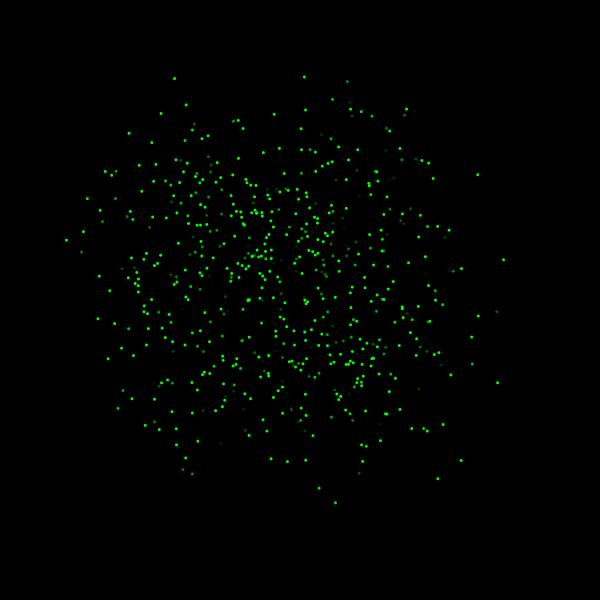
Frame 1 (no input)
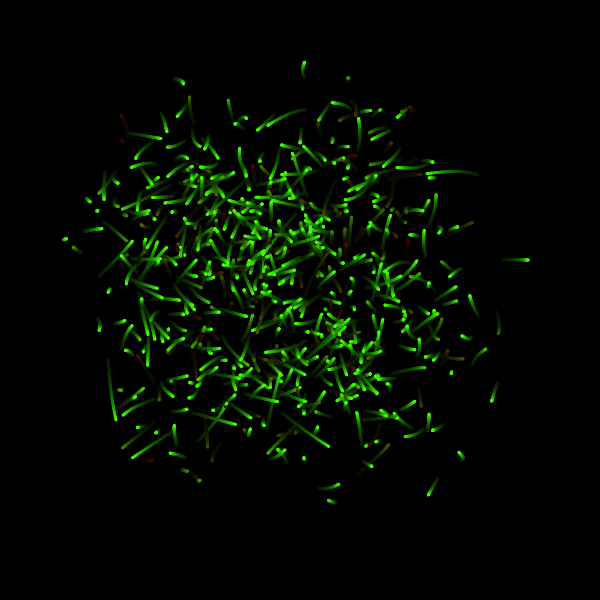
Frame 60 (the mouse pressed at the canvas centre just before this capture)
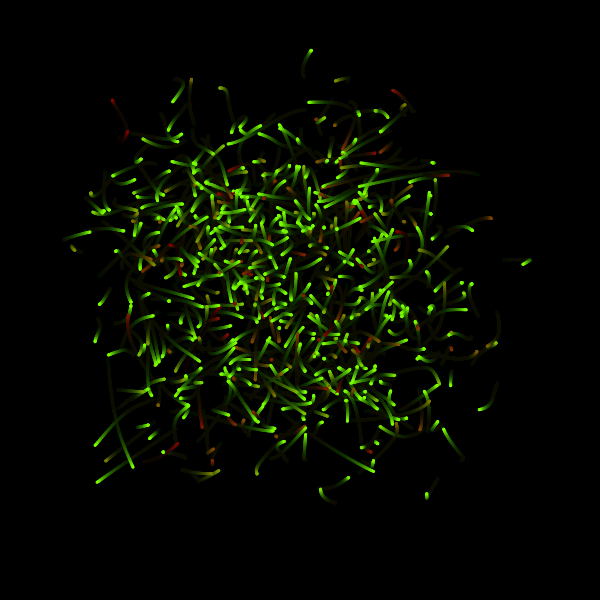
Frame 120 (the mouse held since frame 60 and released just before this capture)

The Processing sketch that drew these frames (run headless with seeded random() and noise(); from frame 60 on, the mouse is pressed at the canvas centre):

// Processing sketch: worms
// ── worms.pde
float x =  random(600);
float y =  random(600);





void setup(){
  
  size(600,600);
  background(0,0,0);
  
  
  
}



void draw(){
 // background(0,0,0);
 
  makeMagical();
  
  
  for(int i = 0; i<600; i++){
     x =  getWormX(i);
     y =  getWormY(i);
     ellipse(x,y,3,3); 
     fill(frameCount, i, 0);
       
    
}
  
  
  
}



 float frequency = .001;
    float noiseInterval = PI;

    void makeMagical() {
        fill( 0, 0, 0, 10 );
        rect(0, 0, width, height);
        noStroke();
    }

    float getWormX(int i) {
        return map(noise(i*noiseInterval + frameCount * frequency), 0, 1, 0, width);
    }

    float getWormY(int i) {
        return map(noise(i*noiseInterval+1 + frameCount * frequency), 0, 1, 0, height);
    }
